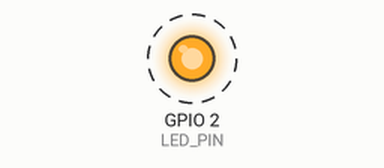
Bench run of a program on a simulated ESP32. Parts: output pins drawn as LEDs (lit = HIGH). Dashed ring = blinking. The ROS host is connected and sends only what is stated.

Above: at 0.2 s.
Timing chart, 0 to 3.0 s (numbered marks = the images above):
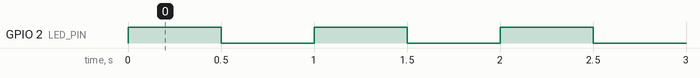

The program:

main.cpp
```cpp
#include <Arduino.h>
#include <micro_ros_arduino.h>

#include <rcl/rcl.h>
#include <rclc/rclc.h>
#include <rclc/executor.h>
#include <std_msgs/msg/int32.h>

rcl_publisher_t publisher;
std_msgs__msg__Int32 msg;
rclc_support_t support;
rcl_allocator_t allocator;
rcl_node_t node;
rclc_executor_t executor;

#define LED_PIN 2

void setup() {
  Serial.begin(115200);
  set_microros_transports();

  pinMode(LED_PIN, OUTPUT);

  allocator = rcl_get_default_allocator();
  rclc_support_init(&support, 0, NULL, &allocator);
  rclc_node_init_default(&node, "esp32_platformio_node", "", &support);
  rclc_publisher_init_default(
    &publisher, &node,
    ROSIDL_GET_MSG_TYPE_SUPPORT(std_msgs, msg, Int32),
    "datos_esp32");

  msg.data = 0;
}

void loop() {
  rcl_ret_t ret = rcl_publish(&publisher, &msg, NULL);
  // ret = rcl_publish(&publisher, &msg, NULL);
  msg.data++;
  digitalWrite(LED_PIN, !digitalRead(LED_PIN)); // Parpadeo de estado
  delay(500);
}
```

Measured:
- by itself, GPIO 2 (LED_PIN): alternates HIGH for 0.50 s and LOW for 0.50 s
